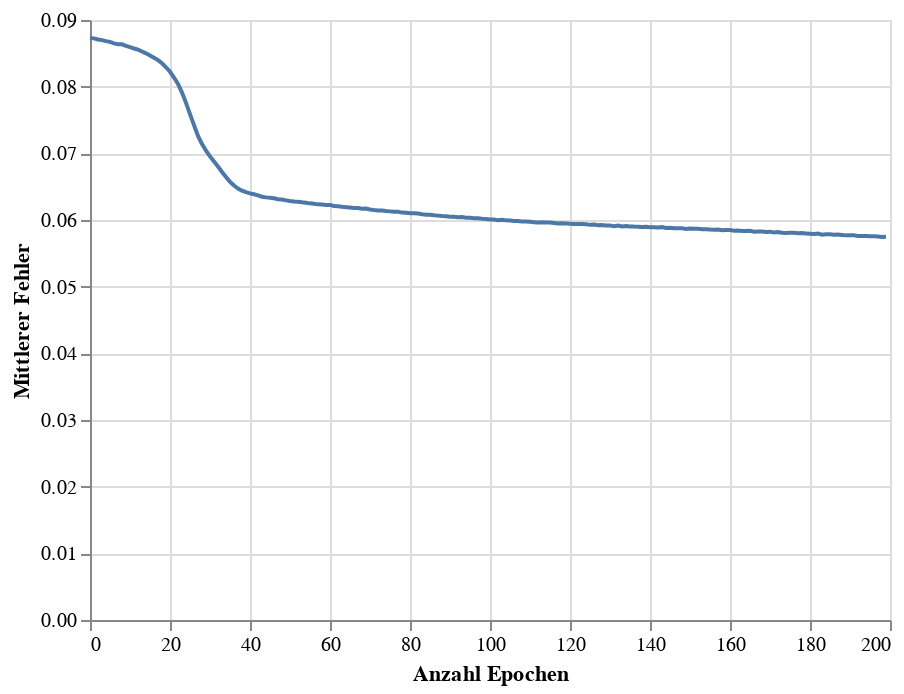

Source (notebook cell):
### Code cell
train_chart = alt.Chart(loss_df).mark_line().encode(
    x=alt.X('Epoch', title = 'Anzahl Epochen'),
    y=alt.Y('Loss', title = 'Mittlerer Fehler')
)
# glue('train-loss-team', train_chart,display=True)
train_chart

### Figure 1 — Vega-Lite specification as saved in the notebook (floating-point values rounded to 4 significant figures; data arrays with more than 128 entries replaced by an {"elided": "..."} marker saying what was removed)
{"config": {"view": {"continuousWidth": 400, "continuousHeight": 300}}, "data": {"name": "data-bede391a69d4e3bb138ec46dfcc817ac"}, "mark": "line", "encoding": {"x": {"field": "Epoch", "title": "Anzahl Epochen", "type": "quantitative"}, "y": {"field": "Loss", "title": "Mittlerer Fehler", "type": "quantitative"}}, "$schema": "https://vega.github.io/schema/vega-lite/v4.17.0.json", "datasets": {"data-bede391a69d4e3bb138ec46dfcc817ac": {"elided": "200 records"}}}
